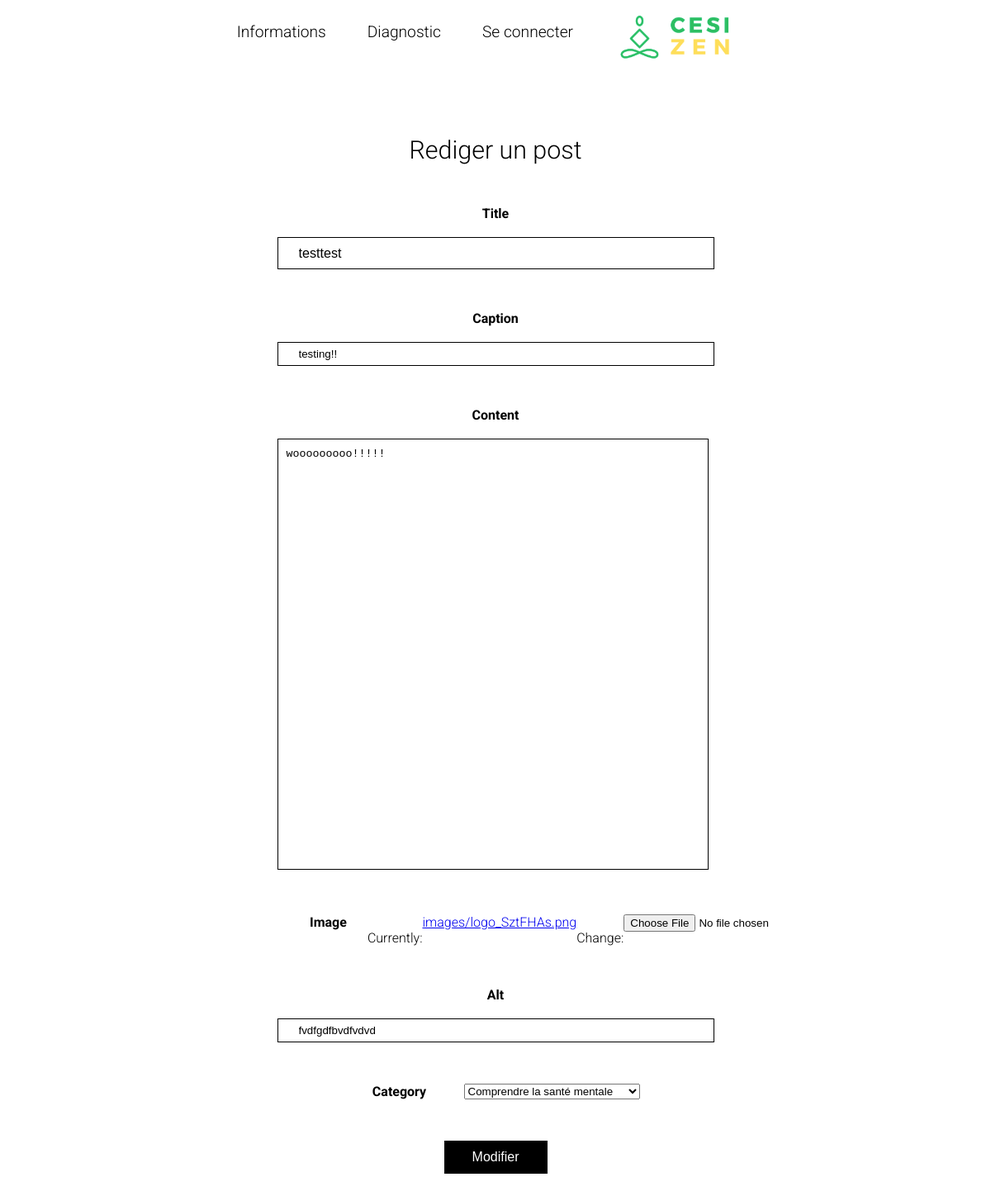
/edit/482561ed-11d6-4ce6-997d-b5ec235ff29a/, run on an earlier commit of the app's database.
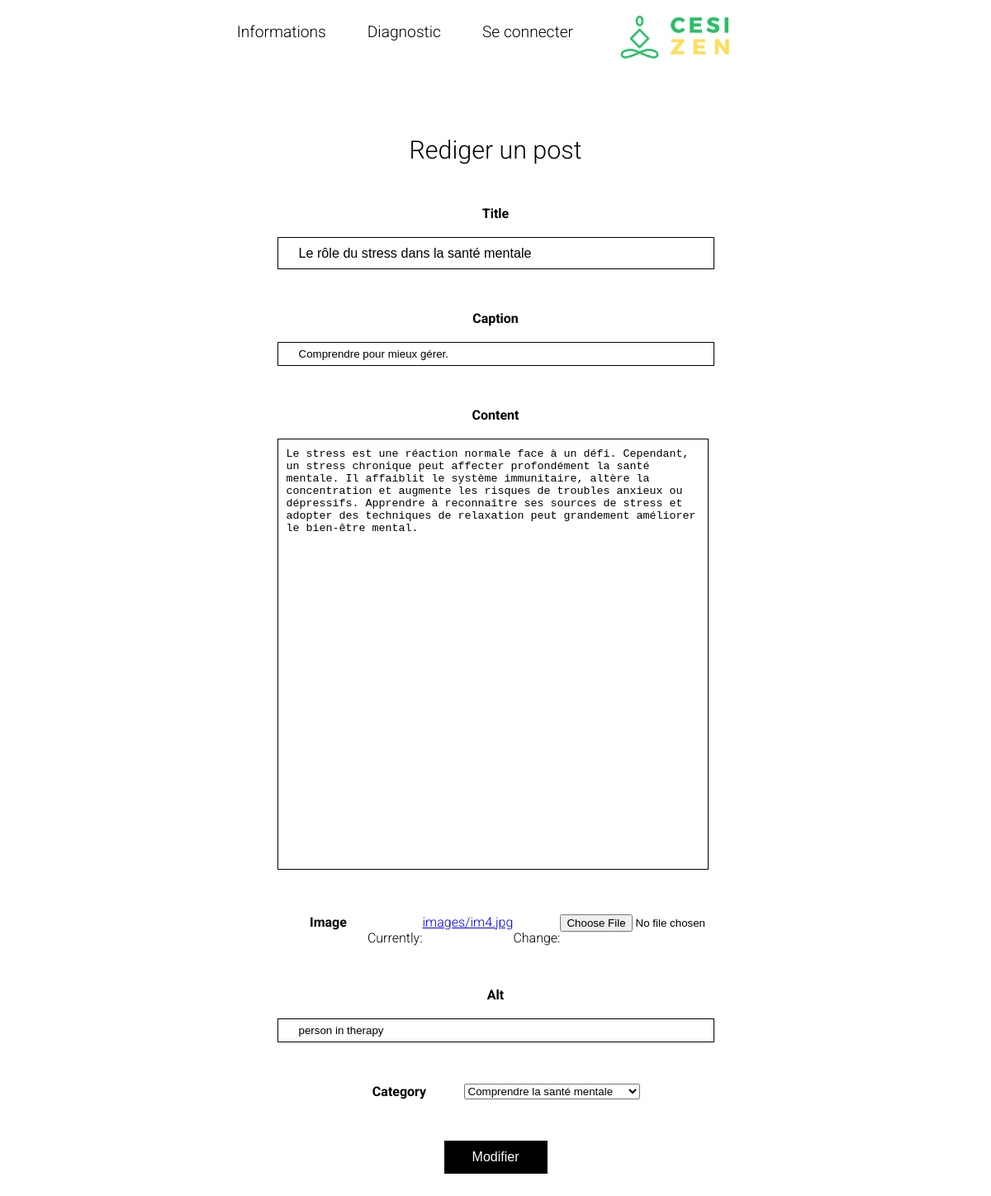
And on a later commit of the database.
### cesizenapp/models.py (models this page shows)
class Information(models.Model):
    CATEGORY = [
        ('SANTE-MENTAL', 'Comprendre la santé mentale'),
        ('RECONNAITRE-LE-STRESS', 'Reconnaître le stress'),
        ('GESTION-DU-STRESS', 'Techniques de gestion du stress'),
        ('COMPTRENDRE-EMOTIONS', 'Comprendre ses émotions'),
        ('HABITUDES', 'Habitude de vie et auto-soin'),
        ('ACTIVITES', 'Activités de détente'),
        ('DEMANDER-L-AIDE', 'Quand demander de l`aide'),
        ('SOUTENIR', 'Soutenir un proche'),
    ]
    idInformation = models.UUIDField(primary_key=True, default=uuid.uuid4, editable=False)
    title = models.CharField(max_length=50, null=False)
    caption = models.CharField(max_length=100)
    content = models.CharField(max_length=5000, null=False)
    image = models.ImageField(upload_to="images", null=True)
    alt = models.CharField(max_length=50, null=True)
    category = models.CharField(max_length=200, null=False, choices=CATEGORY, default='DRAFT')
    publicationDate = models.DateTimeField(auto_now_add=True, null=False)

### cesizenapp/views.py (the view)
# urls.py: path('edit/<uuid:post_id>/', views.edit_post, name='edit_post'),
def edit_post(request, post_id):
    post = get_object_or_404(Information, idInformation=post_id)
    if request.method == 'POST':
        form = CreateInformationForm(request.POST, request.FILES, instance=post)
        if form.is_valid():
            form.save()
            return redirect('cesizenapp:home')
    else:
        form = CreateInformationForm(instance=post)
    return render(request, 'postInformation.html', {'form': form, 'is_edit': True})

### cesizenapp/forms.py
class CreateInformationForm(forms.ModelForm):
    class Meta:
        model = Information
        fields = ['title', 'content', 'caption', 'image', 'alt', 'category']
        widgets = {
            'title': forms.TextInput(attrs={'style': 'outline: none; background: none; border-color: black; border-width: 1px; border-style: solid; width: 500px; height: 35px; font-size: 101%; padding-left: 25px;'}),
            'caption': forms.TextInput(attrs={'style': 'outline: none; background: none; border-color: black; border-width: 1px; border-style: solid; width: 500px; height: 25px; padding-left: 25px;'}),
            'content': forms.Textarea(attrs={'style': 'outline: none; background: none; border: 1px solid black; width: 500px; height: 500px; padding: 10px; text-align: left; resize: none;'}),
            'alt': forms.TextInput(attrs={'style': 'outline: none; background: none; border-color: black; border-width: 1px; border-style: solid; width: 500px; height: 25px; padding-left: 25px;'}),
        }

### cesizenapp/templates/postInformation.html (shortened to what this page needs)
<!DOCTYPE html>
<html lang="en">
<head>
</head>
<body>
{% include 'navigationMenu.html' %}
<h2 style = "text-align: center; font-size: 190%; margin-top: 75px; display: flex; justify-content: center; margin-left: auto; margin-right: auto; margin-bottom: 50px; font-weight: 300;"> Rediger un post </h2>
<div style="justify-content: center; display: flex; width: 300px; margin: auto;">
<form method="post" enctype="multipart/form-data">
    <div style = "margin-bottom: 50px;">
        <label for="{{ form.title.id_for_label }}" style="text-align: center; display: flex; justify-content: center; margin: auto; font-weight: bold;">
          {{ form.title.label }}
        </label><br>
        {{ form.title }}
    </div>
    <div style = "margin-bottom: 50px;">
        <label for="{{ form.caption.id_for_label }}" style="text-align: center; display: flex; justify-content: center; margin: auto; font-weight: bold;">
          {{ form.caption.label }}
        </label><br>
        {{ form.caption }}
    </div>
    <div style = "margin-bottom: 50px;">
        <label for="{{ form.content.id_for_label }}" style="text-align: center; display: flex; justify-content: center; margin: auto; font-weight: bold;">
          {{ form.content.label }}
        </label><br>
        {{ form.content }}
    </div>
    <div style = "display: flex; margin: auto; width: 450px;">
        <label for="{{ form.image.id_for_label }}" style="font-weight: bold; width: 150px; text-align: right; margin-right: 25px;">
          {{ form.image.label }}
        </label><br>
        {{ form.image }}
    </div>
    <div style = "margin-bottom: 50px; margin-top: 50px;">
        <label for="{{ form.alt.id_for_label }}" style="text-align: center; display: flex; justify-content: center; margin: auto; font-weight: bold;">
          {{ form.alt.label }}
        </label><br>
        {{ form.alt }}
    </div>
    <div style = "display: flex; justify-content: center; margin: auto; padding-left: 70px; padding-right: 90px;">
        <label for="{{ form.category.id_for_label }}" style="text-align: center; display: flex; justify-content: center; margin: auto; font-weight: bold;">
          {{ form.category.label }}
        </label><br>
        {{ form.category }}
    </div>
<button type="submit" style="background-color: black; color: white; font-size: 100%; margin-top: 50px; margin-bottom: 75px; width: 125px; height: 40px; justify-content: center; display: flex; outline: none; border: none; align-items: center; margin-left: auto; margin-right: auto">
    {% if is_edit %}
        Modifier
        {% else %}
        Publier
    {% endif %}
</button>
</form>
</div>
</body>
</html>

What changed in the data, as far as the page shows it:
changed Information "Comprendre la santé mentale": title "testtest" → "Le rôle du stress dans la santé mentale"; caption "testing!!" → "Comprendre pour mieux gérer."; content "wooooooooo!!!!!" → "Le stress est une réaction normale face à un défi. Cependant, un stress chronique peut affecter profondément la santé mentale. Il affaiblit le système immunitaire, altère la concentration et augmente les risques de troubles anxieux ou dépressifs. Apprendre à reconnaître ses sources de stress et adopter des techniques de relaxation peut grandement améliorer le bien-être mental."; alt "fvdfgdfbvdfvdvd" → "person in therapy"
Also different on the page:
text no longer shown: "Currently: images/logo_SztFHAs.png Change:"
text now shown: "Currently: images/im4.jpg Change:"
